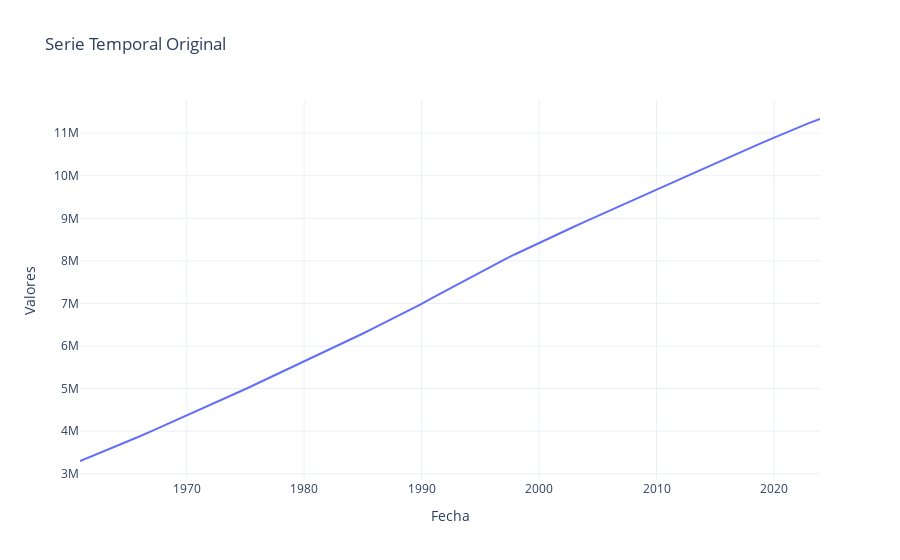

Notebook cell for this chart:
### Code cell
analisis_st.graficar_serie()
